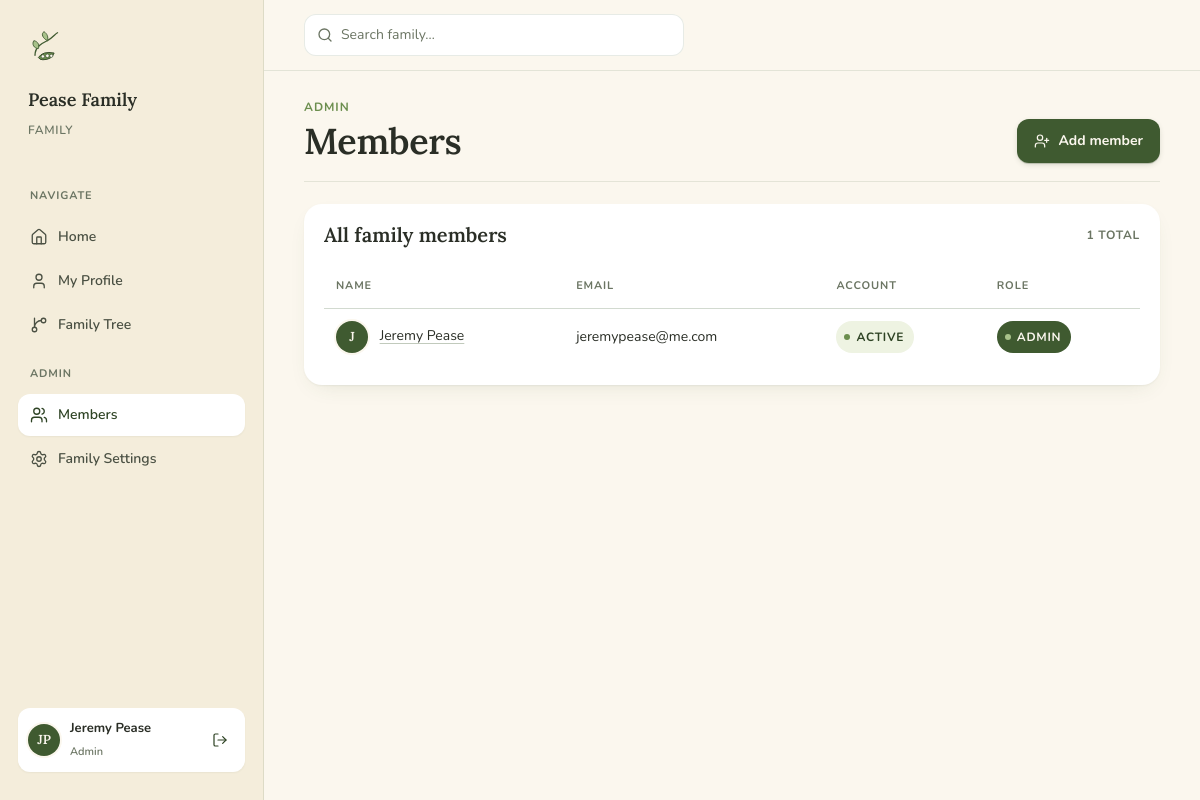
/admin/users (signed in), run on an earlier commit of the app's database.
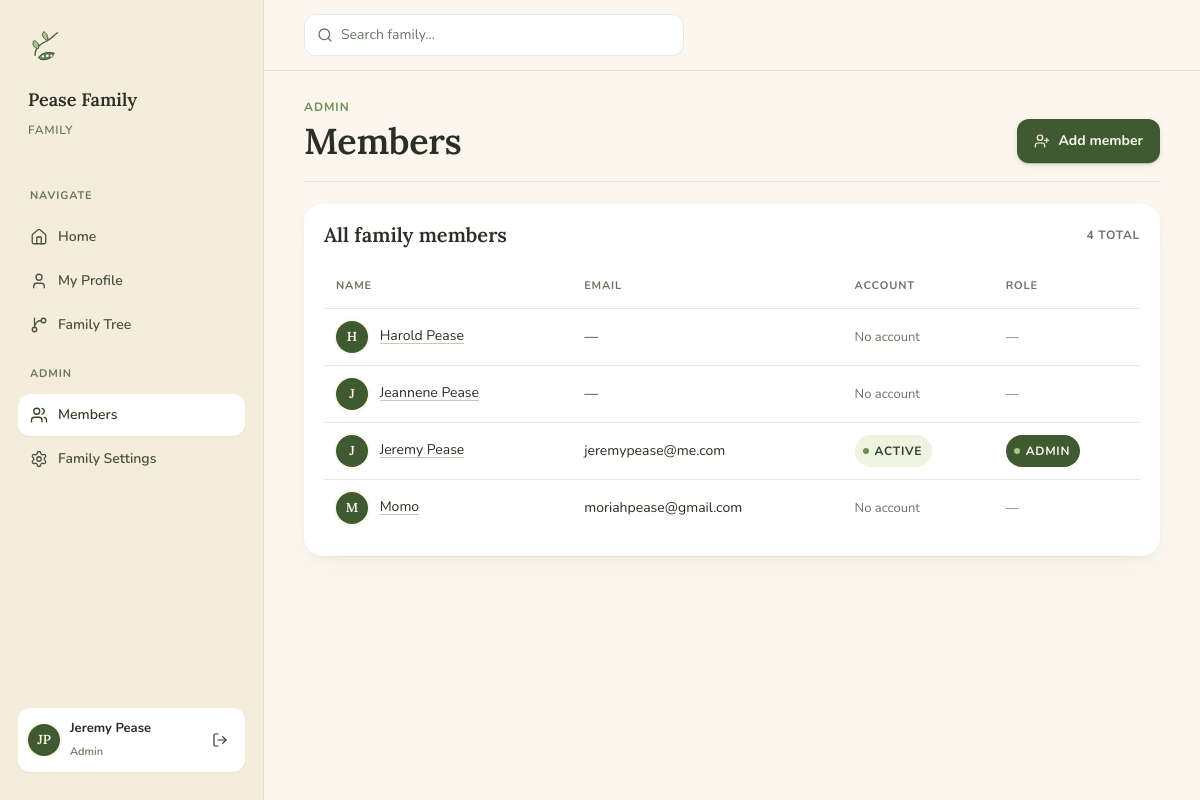
And on a later commit of the database.
### app/models.py (models this page shows, shortened)
class Person(db.Model):
    __tablename__ = 'people'
    id = db.Column(db.Integer, primary_key=True)
    family_id = db.Column(db.Integer, db.ForeignKey('families.id'), nullable=False)
    name = db.Column(db.String(100), nullable=False)
    gender = db.Column(db.String(10))
    birthday = db.Column(db.Date)
    nickname = db.Column(db.String(50))
    birthplace = db.Column(db.String(100))
    maiden_name = db.Column(db.String(100))
    deathday = db.Column(db.Date)
    deathplace = db.Column(db.String(100))
    occupation = db.Column(db.String(100))
    email = db.Column(db.String(120))
    phone = db.Column(db.String(20))
    photo_path = db.Column(db.String(200))
    notes = db.Column(db.Text)
    family = db.relationship('Family', back_populates='people', foreign_keys='Person.family_id')
    children = db.relationship(
        'Person',
        secondary=parent_child,
        primaryjoin=id == parent_child.c.parent_id,
        secondaryjoin=id == parent_child.c.child_id,
        backref='parents'
    )
    user = db.relationship('User', back_populates='person', uselist=False)
    def get_display_name(self):
        return self.nickname if self.nickname else self.name

### app/routes.py (the view)
@main.route('/admin/users')
@login_required
@admin_required
def admin_users():
    pending = User.query.filter_by(status='pending', family_id=current_user.family_id).all()
    people = Person.query.filter_by(family_id=current_user.family_id).order_by(Person.name).all()
    return render_template('admin_users.html', pending=pending, people=people)

### app/models.py (called while the page is built)
@login_manager.user_loader
def load_user(user_id):
    return db.session.get(User, int(user_id))

    def get_full_name(self):
        return f"{self.first_name} {self.last_name}"

### app/routes.py (called while the page is built)
def admin_required(f):
    @wraps(f)
    def decorated_function(*args, **kwargs):
        if not current_user.is_authenticated or not current_user.is_admin:
            flash('You do not have permission to access that page.', 'error')
            return redirect(url_for('main.index'))
        return f(*args, **kwargs)
    return decorated_function

### app/templates/admin_users.html (shortened to what this page needs)
{% extends "base.html" %}
{% block content %}
<div class="page-head">
    <div>
        <div class="eyebrow">Admin</div>
        <h1>Members</h1>
    </div>
    <a href="/admin/add-member" class="btn btn-primary">
        <i data-lucide="user-plus"></i> Add member
    </a>
</div>
<div class="card">
    <div class="card-header">
        <h3>All family members</h3>
        <span class="meta">{{ people|length }} total</span>
    </div>
    <table class="tbl">
        <thead>
            <tr>
                <th>Name</th>
                <th>Email</th>
                <th>Account</th>
                <th>Role</th>
            </tr>
        </thead>
        <tbody>
            {% for person in people %}
            <tr>
                <td>
                    <div class="av av-sm" style="background:var(--vine);display:inline-flex;margin-right:8px;vertical-align:middle;">{{ person.name[0] }}</div>
                    <a href="/person/{{ person.id }}" style="color:inherit;">{{ person.get_display_name() }}</a>
                </td>
                <td>{{ person.email or '—' }}</td>
                <td>
                    {% if person.user %}
                        {% if person.user.status == 'approved' %}
                        <span class="badge b-active"><span class="dot"></span>Active</span>
                        {% elif person.user.status == 'pending' %}
                        <span class="badge b-pending"><span class="dot"></span>Pending</span>
                        {% elif person.user.status == 'invited' %}
                        <span class="badge b-invited"><span class="dot"></span>Invited</span>
                        {% else %}
                        <span class="badge b-deceased"><span class="dot"></span>{{ person.user.status|capitalize }}</span>
                        {% endif %}
                    {% else %}
                    <span style="color:var(--text-muted);font-size:13px;">No account</span>
                    {% endif %}
                </td>
                <td>
                    {% if person.user %}
                        {% if person.user.is_admin %}
                        <span class="badge b-admin"><span class="dot"></span>Admin</span>
                        {% elif person.user.is_delegate %}
                        <span class="badge b-delegate"><span class="dot"></span>Delegate</span>
                        {% else %}
                        <span style="color:var(--text-muted);font-size:13px;">Member</span>
                        {% endif %}
                    {% else %}
                    <span style="color:var(--text-muted);font-size:13px;">—</span>
                    {% endif %}
                </td>
            </tr>
            {% endfor %}
        </tbody>
    </table>
</div>
{% endblock %}

What changed in the data, as far as the page shows it:
added Person: name "H", get_display_name "Harold Pease", email "—", shows "No account"
added Person: name "J", get_display_name "Jeannene Pease", email "—", shows "No account"
added Person: name "M", get_display_name "Momo", email "moriahpease@gmail.com", shows "No account"
Also different on the page:
{{ people|length }}: "1" → "4"
